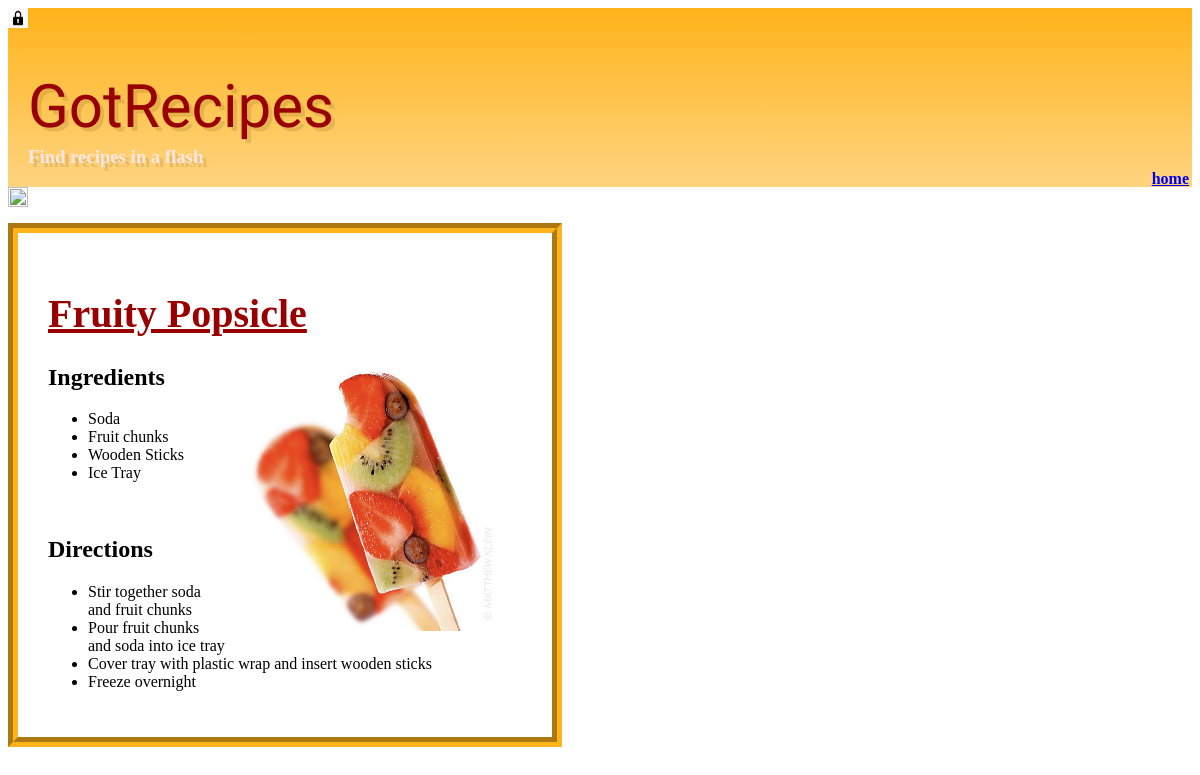
The app's page /recipe/14/ with its own data.
### gotrecipes/models.py (models this page shows, shortened)
class Recipe(models.Model):
  title=models.CharField(max_length=200)
  ingredients=models.TextField()
  directions=models.TextField()
  image = models.ImageField(upload_to='recipe_images', default='recipe_images/default.png')

### gotrecipes/views.py (the view)
# urls.py: url(r'^recipe/(?P<pk>\d+)/$', views.recipe_detail, name='recipe_detail'),
def recipe_detail(request, pk):
	recipe=get_object_or_404(Recipe, pk=pk)
	return render(request, 'gotrecipes/recipe_detail.html', {'recipe': recipe})

### gotrecipes/templates/gotrecipes/recipe_detail.html (shortened to what this page needs)
{% extends 'gotrecipes/base.html' %}
{% load staticfiles %}
{% block content %}
	<div class="recipe-mods">
		<form>
			<img class="icon" value="Print this page"src="{% static 'images/printer.png' %}" alt='print' onClick="window.print()">
		</form>
		</div>
	<div class="recipe-detail">
		{% autoescape off %}
		<h1 id="recipe-title">{{ recipe.title }}</h1>
		<div>
			<img id='food-img' src="{{ recipe.image.url }}" alt='recipe-image' />
		</div>
		<h2>Ingredients</h2>
		<p>{{ recipe.ingredients }}</p>
		<br>
		<h2>Directions</h2>
		<p>{{ recipe.directions }}</p>
		{% endautoescape %}
	</div>
{% endblock %}

### gotrecipes/static/css/base.css (style rules this page uses)
.recipe-detail { border-color: #ffb31a; border-style: groove; border-width: 10px; }
h1,h3 { font: Helvetica, sans-serif; }
.icon { width: 20px; height: 20px }
#recipe-title { font-size: 40px; color: #990000; text-decoration: underline; }
.recipe-detail { padding: 30px; width: 40%; }
#food-img { max-height: 300px; max-width: 300px; float: right; }

### records on screen
Recipe: title "Fruity Popsicle", image (picture), ingredients "Soda Fruit chunks Wooden Sticks Ice Tray", directions "Stir together soda and fruit chunks Pour fruit chunks and soda into ice tray Cover tray with plastic wrap and insert wooden sticks Freeze overnight"
